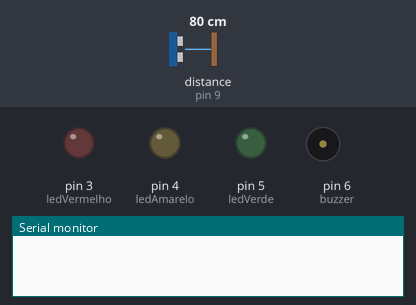
Bench run of a sketch on a simulated Arduino Uno, built with avr-gcc and run on an emulated ATmega328P. Shown: output pins drawn as LEDs (lit = HIGH), buzzer (waves = sounding), the last lines printed to the serial monitor. Wiring (inferred from the names in the program): ultrasonic range finder: trigger pin 10; echo pin 9. Inputs (shaded band) come from the test bench; at power-on: distance to the obstacle (sensor on pin 9) 80 cm. The echo pulse lasts 58.3 µs per cm; pins used as bus, display or sensor lines are not drawn.

Above: at 1.3 s.
1.4 s: distance to the obstacle (sensor on pin 9) set to 2 cm
At 2.0 s:
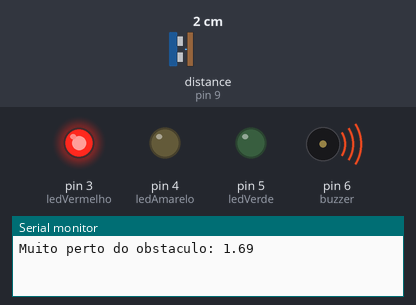
3.0 s: distance to the obstacle (sensor on pin 9) set to 18 cm
At 3.3 s:
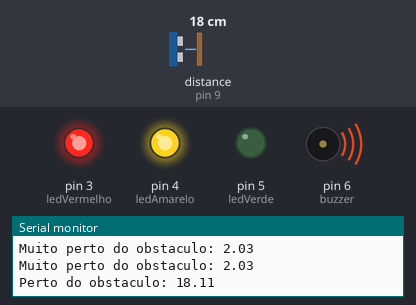
4.5 s: distance to the obstacle (sensor on pin 9) set to 22 cm
6.0 s: distance to the obstacle (sensor on pin 9) set to 29 cm
At 7.2 s:
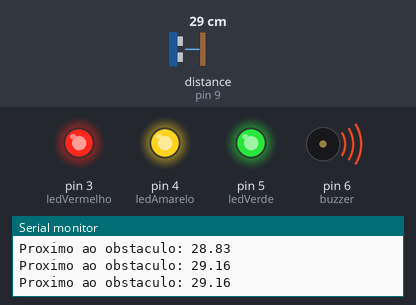
7.5 s: distance to the obstacle (sensor on pin 9) set to 60 cm
At 8.7 s:
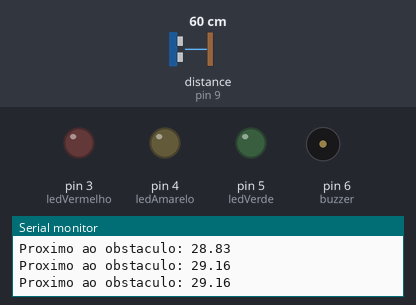
9.0 s: distance to the obstacle (sensor on pin 9) set to 35 cm
At 10.4 s:
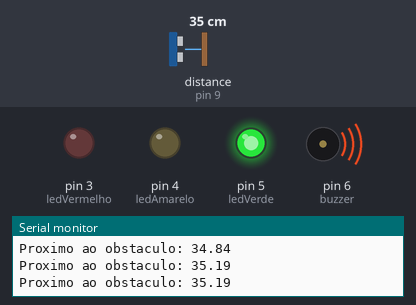
Timing chart, 0 to 11.5 s (numbered marks = the images above; inputs shaded):
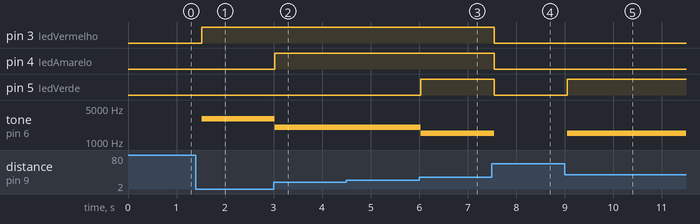

Measured:
- the behaviour switches between 25 and 26 cm on distance to the obstacle (sensor on pin 9) (found by bisection; images 2 and 3)
- after the input at 1.4 s, pin 3 (ledVermelho): LOW → HIGH after 0.12 s; tone on pin 6 (buzzer): silent → 3000 Hz after 0.12 s
- after the input at 3.0 s, pin 4 (ledAmarelo): LOW → HIGH at once; tone on pin 6 (buzzer): 3000 Hz → 2000 Hz at once
- after the input at 6.0 s, pin 5 (ledVerde): LOW → HIGH at once; tone on pin 6 (buzzer): 2000 Hz → 1500 Hz at once
- after the input at 7.5 s, pin 3 (ledVermelho), pin 4 (ledAmarelo), pin 5 (ledVerde): HIGH → LOW after 0.05 s; tone on pin 6 (buzzer): 1500 Hz → silent after 0.05 s
- after the input at 9.0 s, pin 5 (ledVerde): LOW → HIGH after 0.06 s; tone on pin 6 (buzzer): silent → 1500 Hz after 0.06 s

The sketch:

SensorEstacionamento.ino
```cpp
int ledVermelho= 3, ledAmarelo = 4, ledVerde = 5, pinoTrig = 10, pinoEcho = 9, buzzer = 6;
float distancia, duracao;
float velocidade = 0.0172316;

void setup()
{
  pinMode(ledVermelho, OUTPUT);
  pinMode(ledAmarelo, OUTPUT);
  pinMode(ledVerde, OUTPUT);
  pinMode(pinoTrig, OUTPUT);
  pinMode(pinoEcho, INPUT);
  pinMode(buzzer, OUTPUT);
  Serial.begin(9600);
}

void loop()
{
  //Inicio instruçao obrigatória sensor
  digitalWrite(pinoTrig, 0);
  delayMicroseconds(5);

  digitalWrite(pinoTrig, 1);
  delayMicroseconds(10);
  digitalWrite(pinoTrig, 0);

  duracao = pulseIn(pinoEcho, 1);
  distancia = duracao * velocidade;
  //Fim instrução obrigatória sensor

  if(distancia >= 25 && distancia <= 50){
     digitalWrite(ledVerde, 1);
     tone(buzzer, 1500);
     Serial.print("Proximo ao obstaculo: ");
     Serial.println(distancia);
  }
  else if(distancia > 10 && distancia < 25){
     digitalWrite(ledAmarelo, 1);
     tone(buzzer, 2000);
     Serial.print("Perto do obstaculo: ");
     Serial.println(distancia);
  }
  else if(distancia < 10){
     digitalWrite(ledVermelho, 1);
     tone(buzzer, 3000);
     Serial.print("Muito perto do obstaculo: ");
     Serial.println(distancia);
  }
  else{
     noTone(buzzer);
     digitalWrite(ledVerde, 0);
     digitalWrite(ledAmarelo, 0);
     digitalWrite(ledVermelho, 0);
  }

    delay(500);
}
```
